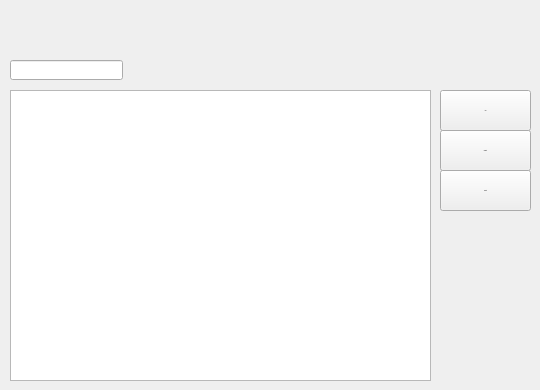
   <widget class="QWidget" name="tab_2">
    <attribute name="title">
     <string>Fournisseurs</string>
    </attribute>
    <widget class="QPushButton" name="modifier_fr">
     <property name="geometry">
      <rect>
       <x>440</x>
       <y>130</y>
       <width>91</width>
       <height>41</height>
      </rect>
     </property>
     <property name="font">
      <font>
       <pointsize>-1</pointsize>
      </font>
     </property>
     <property name="text">
      <string>Update</string>
     </property>
    </widget>
    <widget class="QTableView" name="tableView_2">
     <property name="geometry">
      <rect>
       <x>10</x>
       <y>90</y>
       <width>421</width>
       <height>291</height>
      </rect>
     </property>
    </widget>
    <widget class="QPushButton" name="supprimer">
     <property name="geometry">
      <rect>
       <x>440</x>
       <y>170</y>
       <width>91</width>
       <height>41</height>
      </rect>
     </property>
     <property name="font">
      <font>
       <pointsize>-1</pointsize>
      </font>
     </property>
     <property name="text">
      <string>Delete</string>
     </property>
    </widget>
    <widget class="QPushButton" name="ajouter_fr">
     <property name="geometry">
      <rect>
       <x>440</x>
       <y>90</y>
       <width>91</width>
       <height>41</height>
      </rect>
     </property>
     <property name="font">
      <font>
       <pointsize>-1</pointsize>
      </font>
     </property>
     <property name="text">
      <string>Add</string>
     </property>
    </widget>
    <widget class="QLineEdit" name="lineEdit_2">
     <property name="geometry">
      <rect>
       <x>10</x>
       <y>60</y>
       <width>113</width>
       <height>20</height>
      </rect>
     </property>
    </widget>
   </widget>
